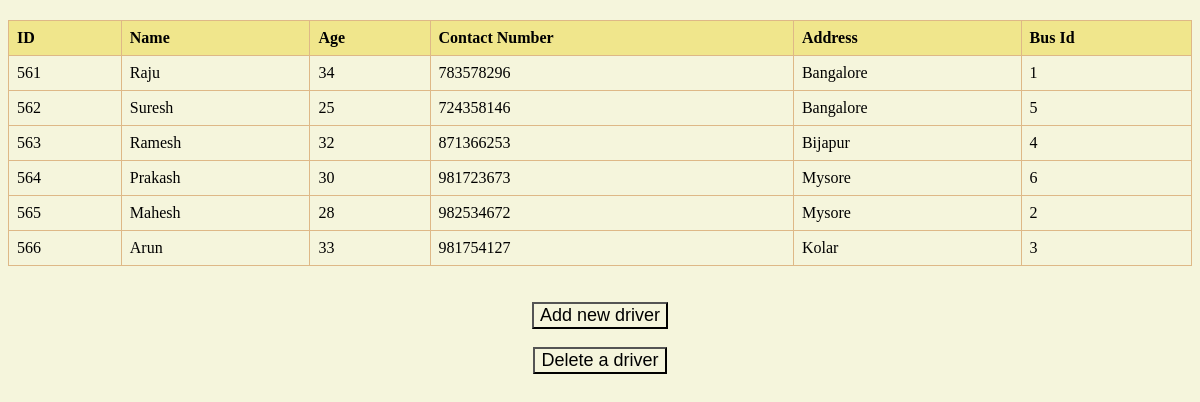
Page /viewd.php on the committed database.
### tables this page shows
CREATE TABLE `driver` (
  `d_id` int(4) NOT NULL,
  `Name` varchar(20) NOT NULL,
  `age` int(3) NOT NULL,
  `contact_no` int(20) NOT NULL,
  `address` varchar(20) NOT NULL,
  `b_id` int(2) NOT NULL
);

### viewd.php (the view, shortened to what this page needs)
<!DOCTYPE html>
<html lang="en">
<head>
</head>
<body>
<?php
$conn = mysqli_connect('localhost','root','','bus');
$sql = "SELECT * FROM driver";
$result = $conn->query($sql);
if ($result->num_rows > 0) {
    echo "<table>";
    echo "<tr><th>ID</th><th>Name</th><th>Age</th><th>Contact Number</th><th>Address</th><th>Bus Id</th></tr>";
    while ($row = $result->fetch_assoc()) {
        echo "<tr>";
        echo "<td>" . $row['d_id'] . "</td>";
        echo "<td>" . $row['Name'] . "</td>";
        echo "<td>" . $row['age'] . "</td>";
        echo "<td>" . $row['contact_no'] . "</td>";
        echo "<td>" . $row['address'] . "</td>";
        echo "<td>" . $row['b_id'] . "</td>";
        echo "</tr>";
    }
    echo "</table>";
} else {
    echo "No drivers found in the database.";
}
?>
  <br><br>
  <center><button type="button" id="adddriver" onclick="toggleform()">Add new driver</button></center>
  <br>
    <center><button type="button" id="deletedriver" onclick="toggle()">Delete a driver</button></center>
</body>
</html>

### viewd.php (style rules this page uses)
#deletedriver,#adddriver { font-size: 18px; }
* { background-color: beige; }
table { width: 100%; border-collapse: collapse; margin-top: 20px; }
th, td { border: 1px solid burlywood; padding: 8px; text-align: left; }
th { background-color:khaki; }

### rows in the picture
driver: d_id "561", Name "Raju", age "34", contact_no "783578296", address "Bangalore", b "1"
driver: d_id "562", Name "Suresh", age "25", contact_no "724358146", address "Bangalore", b "5"
driver: d_id "563", Name "Ramesh", age "32", contact_no "871366253", address "Bijapur", b "4"
driver: d_id "564", Name "Prakash", age "30", contact_no "981723673", address "Mysore", b "6"
driver: d_id "565", Name "Mahesh", age "28", contact_no "982534672", address "Mysore", b "2"
driver: d_id "566", Name "Arun", age "33", contact_no "981754127", address "Kolar", b "3"
